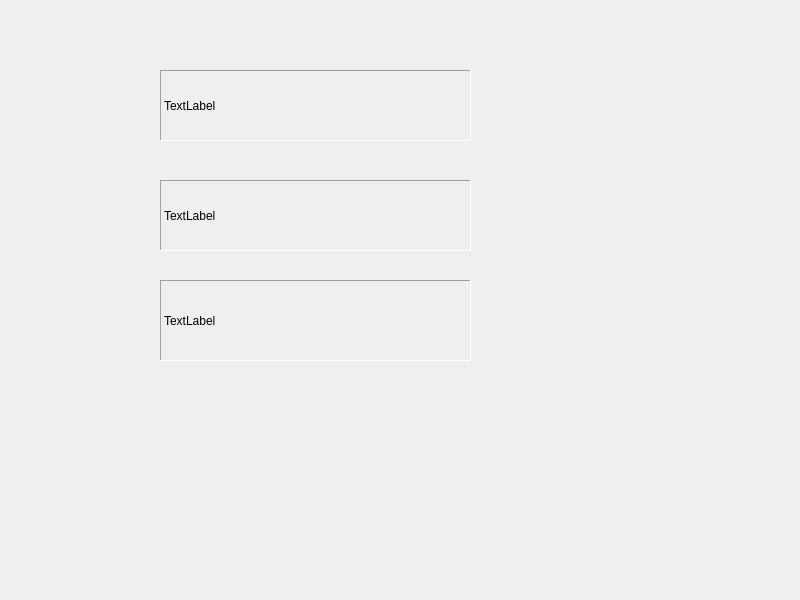
<?xml version="1.0" encoding="UTF-8"?>
<ui version="4.0">
 <class>Widget</class>
 <widget class="QWidget" name="Widget">
  <property name="geometry">
   <rect>
    <x>0</x>
    <y>0</y>
    <width>800</width>
    <height>600</height>
   </rect>
  </property>
  <property name="windowTitle">
   <string>Widget</string>
  </property>
  <widget class="QLabel" name="label">
   <property name="geometry">
    <rect>
     <x>160</x>
     <y>70</y>
     <width>311</width>
     <height>71</height>
    </rect>
   </property>
   <property name="frameShape">
    <enum>QFrame::Panel</enum>
   </property>
   <property name="frameShadow">
    <enum>QFrame::Sunken</enum>
   </property>
   <property name="text">
    <string>TextLabel</string>
   </property>
  </widget>
  <widget class="QLabel" name="label_2">
   <property name="geometry">
    <rect>
     <x>160</x>
     <y>180</y>
     <width>311</width>
     <height>71</height>
    </rect>
   </property>
   <property name="frameShape">
    <enum>QFrame::Panel</enum>
   </property>
   <property name="frameShadow">
    <enum>QFrame::Sunken</enum>
   </property>
   <property name="text">
    <string>TextLabel</string>
   </property>
  </widget>
  <widget class="QLabel" name="label_3">
   <property name="geometry">
    <rect>
     <x>160</x>
     <y>280</y>
     <width>311</width>
     <height>81</height>
    </rect>
   </property>
   <property name="frameShape">
    <enum>QFrame::Panel</enum>
   </property>
   <property name="frameShadow">
    <enum>QFrame::Sunken</enum>
   </property>
   <property name="text">
    <string>TextLabel</string>
   </property>
  </widget>
 </widget>
 <resources/>
 <connections/>
</ui>
